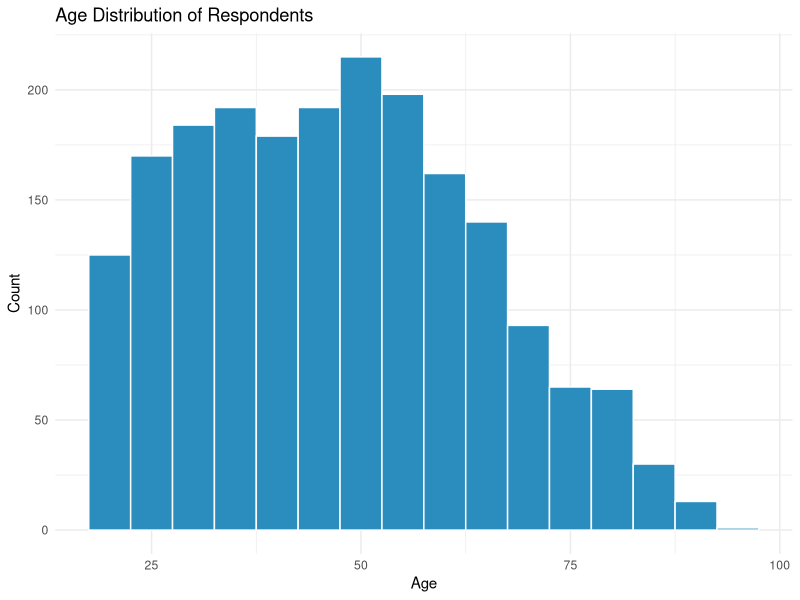
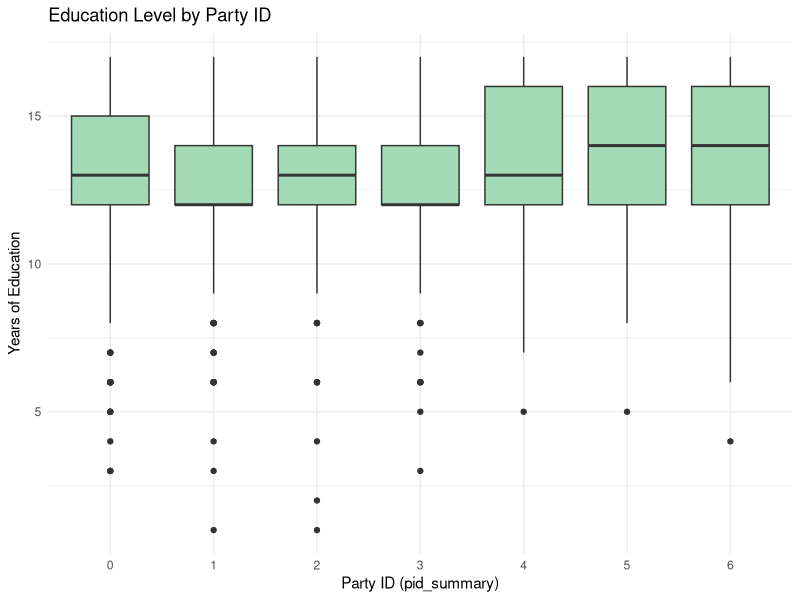
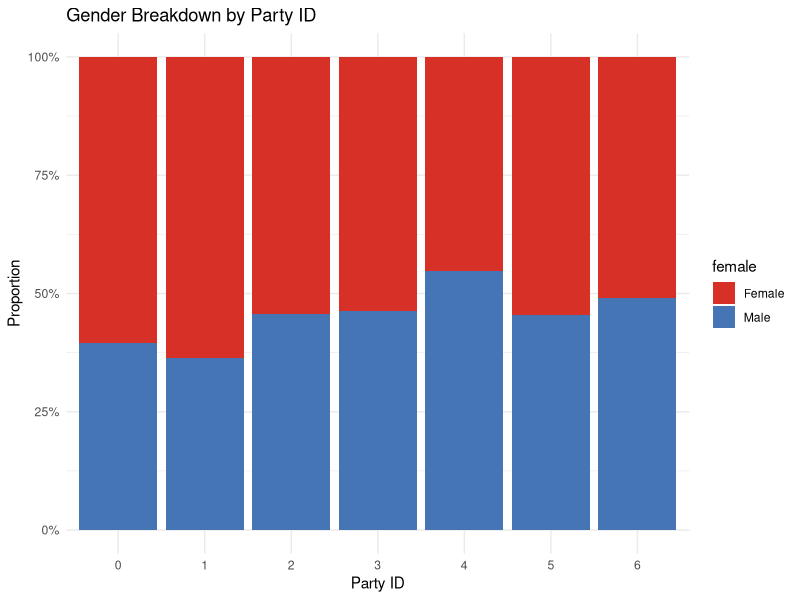

Source code (R) for these figures, in order:
# nolint start

# Set working directory
setwd("/Users/giomhern/struct-topic-model/data/")

# Libraries and setup
library(dplyr)
library(tidyverse)
library(ggplot2)
library(ggthemes)
library(scales)


# Exploratory data analysis

meta <- read.csv("final_anes_metadata.csv")
meta |> head()
dim(meta)

rand <- read.csv("tdm89_metadata.csv")
dim(rand)

gandarian <- read.csv("gadarian_metadata.csv")
dim(gandarian)

# Basic structure
str(meta)

# Clean invalid codes (-9, -4 etc.)
metadata_clean <- meta %>%
    filter(age > 0, highest.grade.completed > 0, pid_summary >= 0)

summary(metadata_clean[, c("age", "highest.grade.completed", "pid_summary", "female")])

ggplot(metadata_clean, aes(x = age)) +
    geom_histogram(binwidth = 5, fill = "#2b8cbe", color = "white") +
    theme_minimal() +
    labs(
        title = "Age Distribution of Respondents",
        x = "Age", y = "Count"
    )

ggplot(metadata_clean, aes(x = factor(pid_summary), y = highest.grade.completed)) +
    geom_boxplot(fill = "#a1dab4") +
    theme_minimal() +
    labs(
        title = "Education Level by Party ID",
        x = "Party ID (pid_summary)", y = "Years of Education"
    )

metadata_clean %>%
    mutate(female = ifelse(female == 2, "Female", "Male")) %>%
    group_by(pid_summary, female) %>%
    summarise(n = n()) %>%
    group_by(pid_summary) %>%
    mutate(pct = n / sum(n)) %>%
    ggplot(aes(x = factor(pid_summary), y = pct, fill = female)) +
    geom_bar(stat = "identity", position = "fill") +
    scale_y_continuous(labels = percent) +
    labs(title = "Gender Breakdown by Party ID", x = "Party ID", y = "Proportion") +
    scale_fill_manual(values = c("Male" = "#4575b4", "Female" = "#d73027")) +
    theme_minimal()


# nolint end
